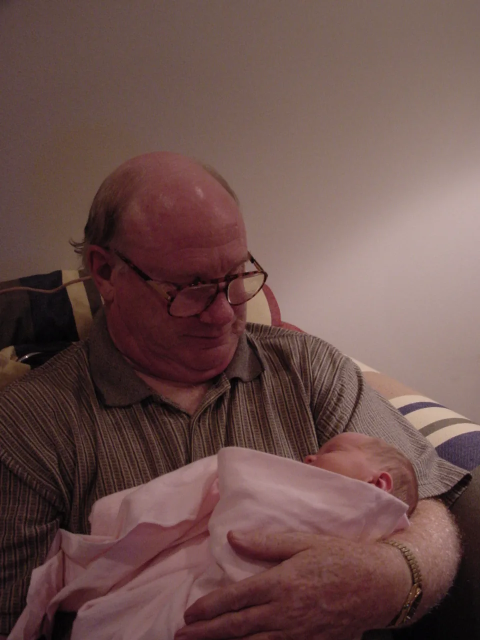
#> input picture videos/published/002-texecon-369f0304.webp, 960 x 1280 px (shown at 1/2 size)
$ python -i create-documentary.py   (imports and definitions only)
#> lines starting #> are read from the running program, lines starting #| are printed output that depends on the picture
"""Render the Jared E Hazleton documentary slideshow using Pillow and imageio-ffmpeg."""

from concurrent.futures import ThreadPoolExecutor
import json
from pathlib import Path
import subprocess
import tempfile

import imageio_ffmpeg
from PIL import Image, ImageDraw, ImageFont, ImageOps

from collage_project import photo_aliases, primary_library


ROOT = Path(__file__).resolve().parents[1]
OUTPUT = ROOT / 'videos' / 'jared-e-hazleton-documentary.mp4'
# [1 line that did not run here, left out]
SIZE = (1920, 1080)
FPS = 30
FOCUS_PHOTO = '2019-07-14 18.07.33.jpg'


# [7 lines left out: function font, not called in this run]


TITLE_FONTS = (
    'C:/Windows/Fonts/georgia.ttf',
    '/System/Library/Fonts/Supplemental/Georgia.ttf',
    '/usr/share/fonts/truetype/dejavu/DejaVuSerif.ttf',
)
SMALL_FONTS = (
    'C:/Windows/Fonts/segoeui.ttf',
    '/System/Library/Fonts/Supplemental/Arial.ttf',
    '/usr/share/fonts/truetype/dejavu/DejaVuSans.ttf',
)


def focus_name():
    """FOCUS_PHOTO may have been superseded by a better copy during dedupe."""
    return photo_aliases().get(FOCUS_PHOTO, FOCUS_PHOTO)


def run(arguments):
    subprocess.run([FFMPEG, '-hide_banner', '-loglevel', 'error', '-nostdin',
                    *arguments], check=True)


def prepare(photo, card=False, closing=False, heading='Jared E Hazleton', subtitle=None):
#> called with photo = 'published/002-texecon-369f0304.webp', card = False, closing = False, heading = 'Jared E Hazleton'
    frame = Image.new('RGB', SIZE, '#101419')
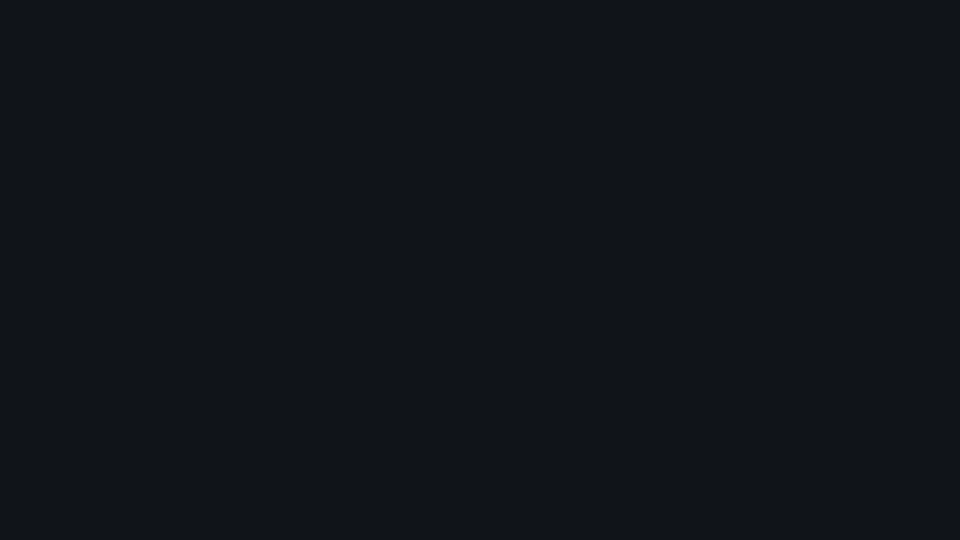
#> frame: PIL image 1920x1080 RGB (shown at 1/2 size); mean R, G, B 16, 20, 25
    with Image.open(photo) as original:
#> original is the input picture: PIL image 960x1280 RGB; mean R, G, B 107.5, 79.6, 76.1
        picture = ImageOps.exif_transpose(original).convert('RGB')
        if card and photo.name == focus_name():
            width, height = picture.size
            picture = picture.crop((int(width * 0.15), int(height * 0.36),
                                    int(width * 0.52), int(height * 0.97)))
        picture.thumbnail((880, 900) if card else (1740, 920), Image.Resampling.LANCZOS)
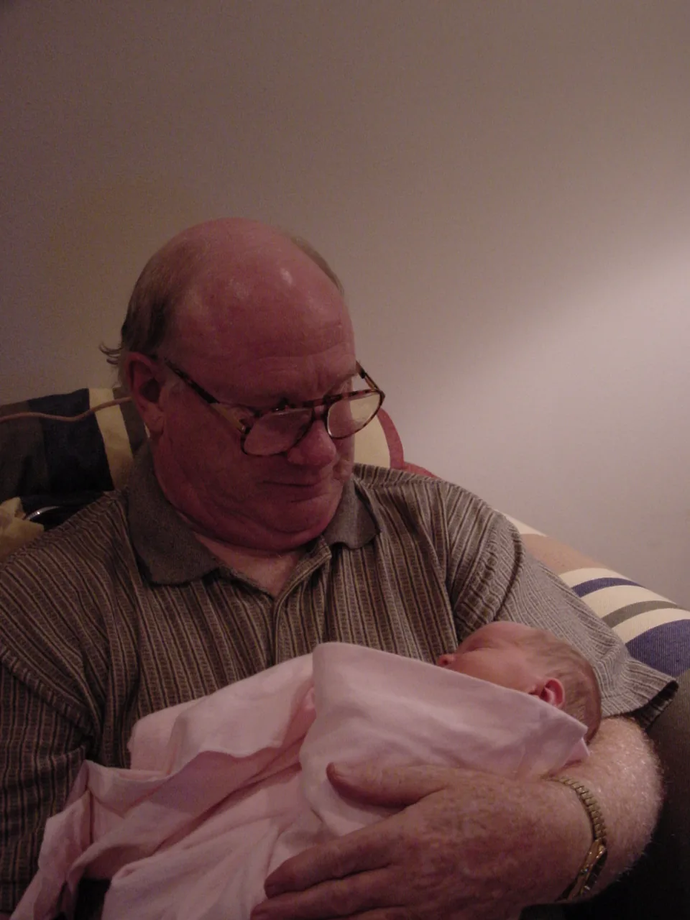
#> picture: PIL image 690x920 RGB; mean R, G, B 107.5, 79.6, 76.1
        x = 980 + (880 - picture.width) // 2 if card else (1920 - picture.width) // 2
#> x = 615
        frame.paste(picture, (x, (1080 - picture.height) // 2))
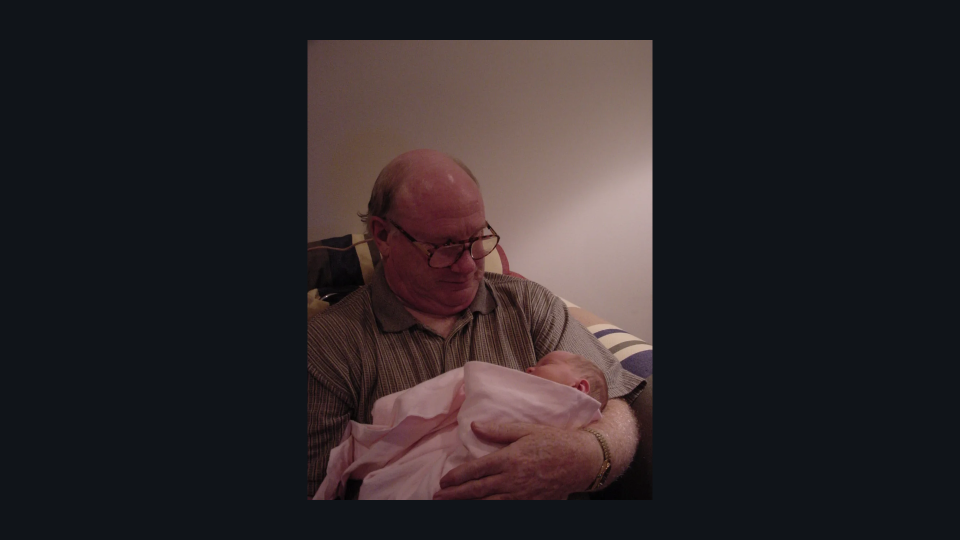
#> frame: PIL image 1920x1080 RGB (shown at 1/2 size); mean R, G, B 44, 38.2, 40.7
    if card:
        draw = ImageDraw.Draw(frame)
        words = heading.split()
        split = min(range(1, len(words)), key=lambda i: abs(len(' '.join(words[:i])) - len(' '.join(words[i:])))) if len(words) > 1 else 0
        lines = [' '.join(words[:split]), ' '.join(words[split:])] if split else [heading]
        font_size = 78
        title = font(TITLE_FONTS, font_size)
        while max(draw.textlength(line, font=title) for line in lines) > 850 and font_size > 8:
            font_size -= 2
            title = font(TITLE_FONTS, font_size)
        subtitle = subtitle if subtitle is not None else ('MOMENTS TO REMEMBER' if closing else 'A LIFE IN PHOTOGRAPHS')
        small_size = 28
        small = font(SMALL_FONTS, small_size)
        while draw.textlength(subtitle, font=small) > 850 and small_size > 12:
            small_size -= 1
            small = font(SMALL_FONTS, small_size)
        draw.line((140, 350, 280, 350), fill='#bba67b', width=3)
        for index, line in enumerate(lines):
            draw.text((140, 400 + index * 95), line, font=title, fill='#f4f0e8')
        draw.text((145, 635), subtitle, font=small, fill='#c7c3ba')
    return frame


# [63 lines left out: function main, not called in this run]


# [2 lines not run here, left out]

>>> result = prepare('published/002-texecon-369f0304.webp')

$ run again, on videos/published/011-texecon-a67d36fb.webp
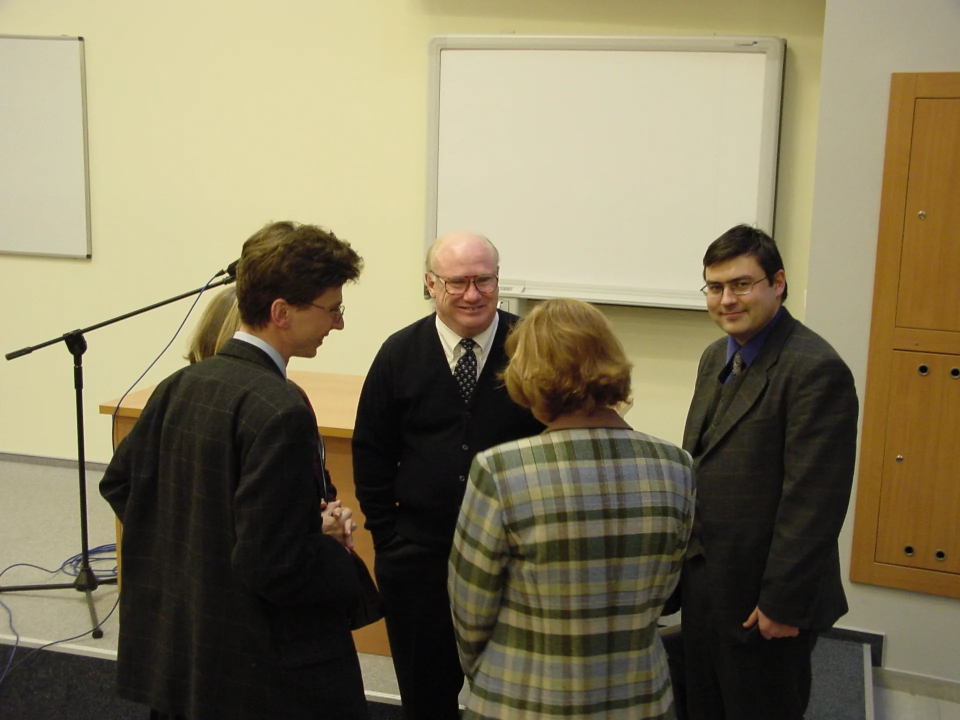
#> input picture videos/published/011-texecon-a67d36fb.webp, 1920 x 1440 px (shown at 1/2 size)
#> in prepare, original is the input picture: PIL image 1920x1440 RGB; mean R, G, B 129.8, 120.9, 92.3
#> in prepare, `frame.paste(picture, (x, (1080 - picture.height) // 2))`:
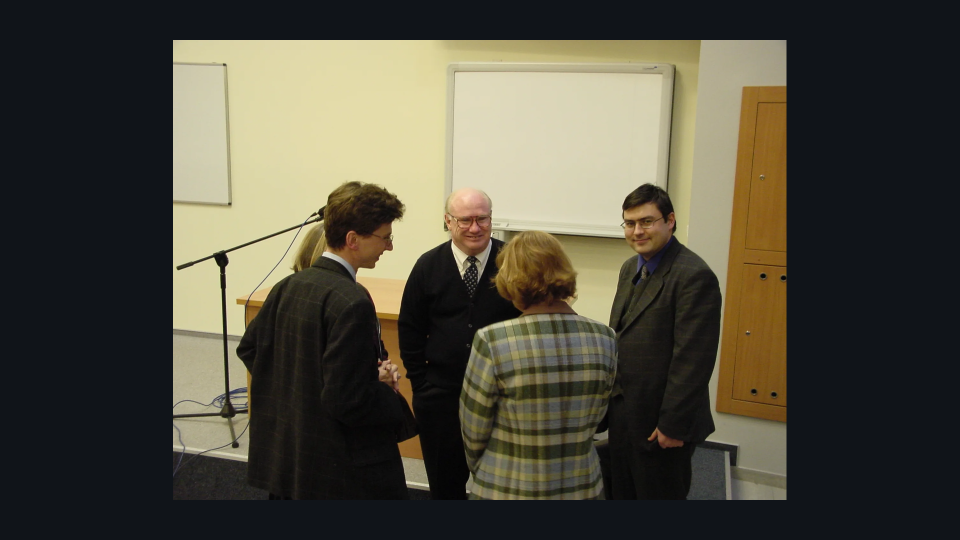
#> frame: PIL image 1920x1080 RGB (shown at 1/2 size); mean R, G, B 78, 74.9, 61.6

$ run again, on videos/published/014-texecon-1a925398.webp
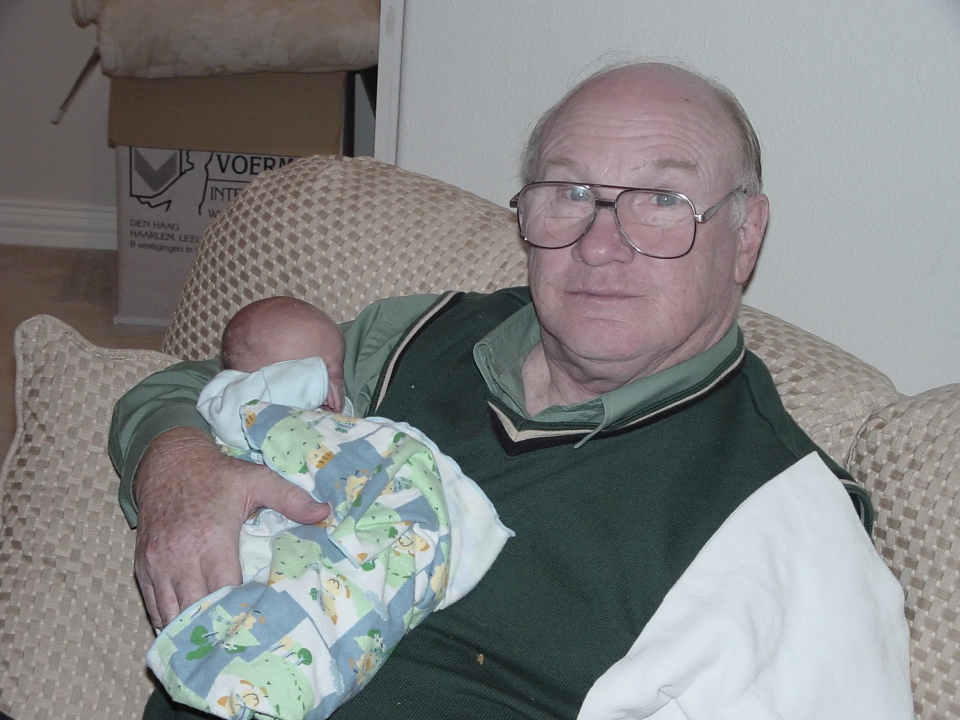
#> input picture videos/published/014-texecon-1a925398.webp, 1920 x 1440 px (shown at 1/2 size)
#> in prepare, original is the input picture: PIL image 1920x1440 RGB; mean R, G, B 130.4, 131.4, 131.2
#> in prepare, `frame.paste(picture, (x, (1080 - picture.height) // 2))`:
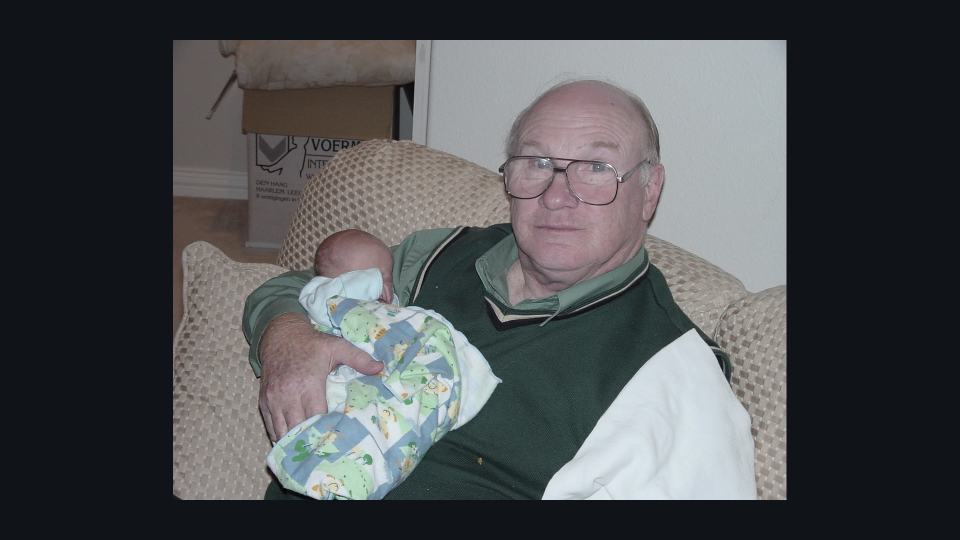
#> frame: PIL image 1920x1080 RGB (shown at 1/2 size); mean R, G, B 78.3, 80.7, 82.8
